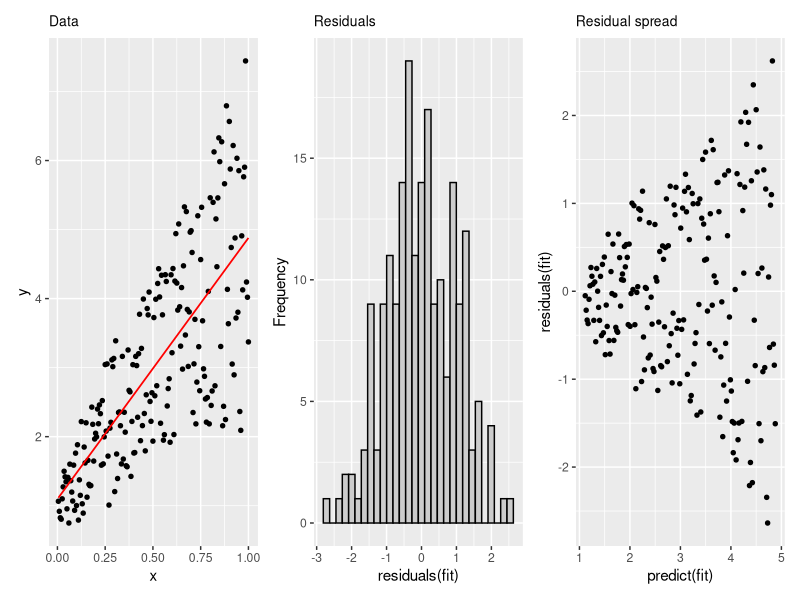

Write R code to recreate this figure.
## =====================================================
## 1. Generate synthetic data with heteroskedasticity
## =====================================================

# Set the random seed for reproducibility
set.seed(123456)

# Number of observations
n <- 200

# Regressor x on [0, 1]
x <- seq(1, n) / n

# Generate i.i.d. N(0, 1) disturbances
e <- rnorm(n, mean = 0, sd = 1)

# Reassign the same draws so that larger absolute values
# tend to be paired with larger x-values
i <- order(runif(n, max = dnorm(e)))
y <- 1 + 4 * x + e[rev(i)]

# Put data in a data frame
dat <- data.frame(x = x, y = y)

## =====================================================
## 2. Estimate OLS regression
## =====================================================

fit <- lm(y ~ x, data = dat)

# Add fitted values and residuals
dat$fit   <- fitted(fit)
dat$resid <- residuals(fit)

## =====================================================
## 3. Plots using ggplot2
## =====================================================

library(ggplot2)
library(patchwork)   # for arranging multiple ggplots

# (a) Data and fitted line
p1 <- ggplot(dat, aes(x = x, y = y)) +
  geom_point(size = 1.2) +
  geom_smooth(method = "lm", se = FALSE,
              linewidth = 0.6, colour = "red") +
  labs(title = "Data", x = "x", y = "y")

# (b) Histogram of residuals
p2 <- ggplot(dat, aes(x = resid)) +
  geom_histogram(colour = "black", fill = "grey80") +
  labs(title = "Residuals",
       x = "residuals(fit)", y = "Frequency")

# (c) Residuals vs predicted values
p3 <- ggplot(dat, aes(x = fit, y = resid)) +
  geom_point(size = 1.2) +
  labs(title = "Residual spread",
       x = "predict(fit)", y = "residuals(fit)")

# Arrange the three plots in one row
heter_sim_plot <- (p1 + p2 + p3 + plot_layout(nrow = 1)) &
  theme(plot.title = element_text(size = 10))

## =====================================================
## 4. Save figure (7 x 3.4 inches, 300 dpi)
## =====================================================

ggsave("heter_sim.png", heter_sim_plot, width = 7, height = 3.4, dpi = 300)
